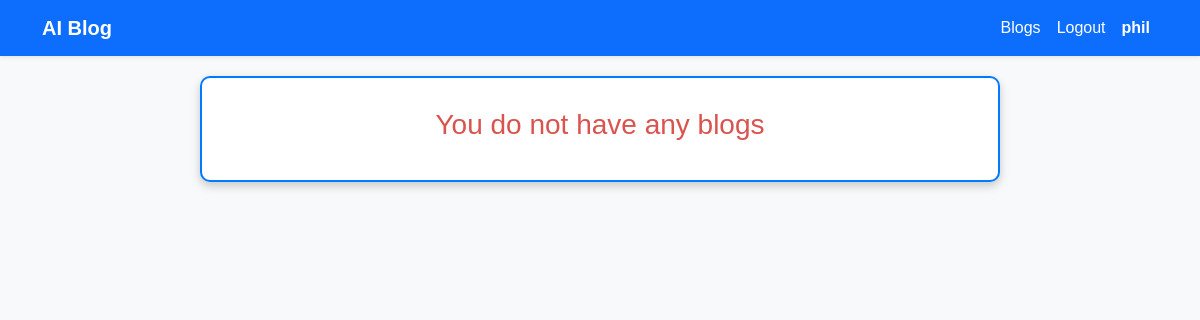
/transcription?page=2 (signed in), run on an earlier commit of the app's database.
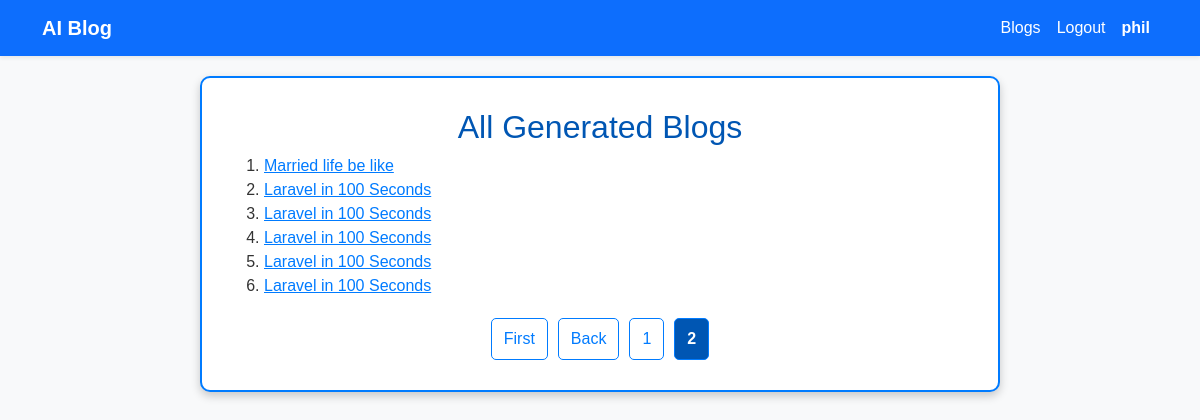
And on a later commit of the database.
### blog/models.py (models this page shows)
class Content(models.Model):
    id = models.AutoField(primary_key=True)
    user = models.ForeignKey("auth.user", models.CASCADE)
    title = models.CharField(max_length=200)
    transcription = models.TextField()
    created = models.DateTimeField(auto_now_add=True)

### blog/views.py (the view)
# urls.py: path("transcription", views.transcription, name="transcription"),
@login_required
def transcription(request):
    transcripts = Content.objects.filter(user=request.user).order_by("created")
    paginator = Paginator(transcripts, 10)
    page_number = request.GET.get("page")
    try:
        page_obj = paginator.get_page(page_number)
    except PageNotAnInteger:
        page_obj = paginator.page(1)
    except EmptyPage:
        page_obj = paginator.page(paginator.num_pages)
    return render(request, "transcription.html", {"page_obj": page_obj})

### blog/templates/transcription.html (shortened to what this page needs)
{% extends 'base.html' %}
    {% block content %}
    {% if page_obj %}
    <h2>All Generated Blogs</h2>
    <ol>
    {% for memo in page_obj %}
    <li> <a href={% url 'blogs' memo.id %}>{{ memo.title}}</a></li>
    {% endfor %}
    </ol>
    {% else %}
        <h3>You do not have any blogs</h3>
    {% endif %}
    {% if page_obj %}
    <div class="pagination">
        {% if page_obj.has_previous %}
            <a href="?page=1">First</a>
            <a href="?page={{ page_obj.previous_page_number }}">Back</a>
        {% endif %}
        {% for num in page_obj.paginator.page_range %}
            {% if page_obj.number == num %}
                <strong>{{ num }}</strong>
            {% else %}
                <a href="?page={{ num }}">{{ num }}</a>
            {% endif %}
        {% endfor %}
    </div>
    {% endif %}
    {% endblock %}

What changed in the data, as far as the page shows it:
added Content: title "Married life be like"
added Content: title "Laravel in 100 Seconds"
added Content: title "Laravel in 100 Seconds"
added Content: title "Laravel in 100 Seconds"
added Content: title "Laravel in 100 Seconds"
added Content: title "Laravel in 100 Seconds"
Also different on the page:
text no longer shown: "You do not have any blogs"
text now shown: "All Generated Blogs First Back"
new list line: "1"
new list line: "2"
